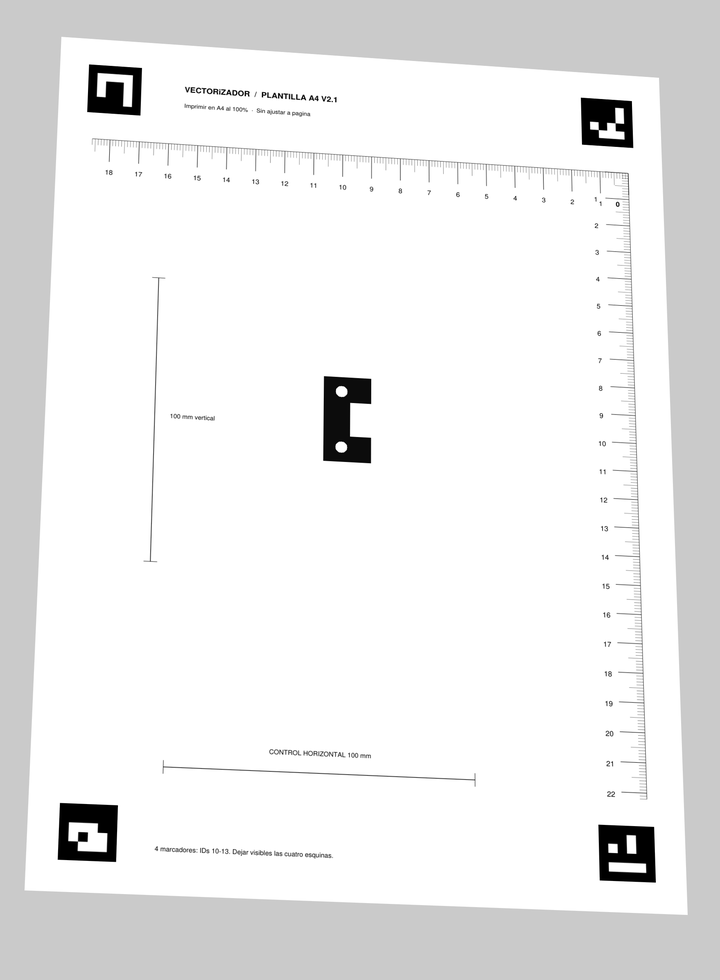
#> input picture ejemplos/Prueba_Plantilla_V2_1_SIMULADA.png, 720 x 980 px, shrunk from 1759 x 2395 before the run
$ python -i escala_reglas.py   (imports and definitions only)
#> lines starting #> are read from the running program, lines starting #| are printed output that depends on the picture; after the words box and inside, x2 and y2 are one past the last pixel; in counts of white or black regions, pixels touching at a corner belong together
#> further down, picture is the input picture: shape (980, 720, 3); min 0, max 255, mean 236.6
"""Lectura alternativa de reglas de 1 cm próximas a dos ejes impresos.

Sin posiciones fijas: localiza líneas base y una retícula perpendicular de marcas;
los resultados se rechazan cuando no hay cadencia y calidad verificables.
No calcula perspectiva ni garantiza medidas físicas exactas.
"""
from __future__ import annotations
import cv2
import numpy as np


def _clusters(items, max_gap=5):
    # Hough puede producir varios bordes de la misma raya: fusionar en grupos.
    groups=[]
    for x,length in sorted(items):
        if groups and x-groups[-1][-1][0]<=max_gap:
            groups[-1].append((float(x),float(length)))
        else:
            groups.append([(float(x),float(length))])
    return [(float(np.median([v for v,_ in group])),float(max(s for _,s in group))) for group in groups]


def _lattice(points, prior=None):
    """Ajusta centímetros completos, penalizando medias marcas de 5 mm."""
    if len(points)<5:return None
    arr=np.array(points,float)
    pos,lens=arr.T
    strong=lens>=max(35.0, float(np.percentile(lens,85))*.73)
    if np.count_nonzero(strong)<4:
        strong=lens>=np.percentile(lens,67)
    sp=pos[strong]
    if len(sp)<4:return None
    proposals=[]
    if prior is not None:
        proposals.extend(np.linspace(prior*.89,prior*1.11,90))
    else:
        for i in range(len(sp)):
            for j in range(i+1,len(sp)):
                distance=sp[j]-sp[i]
                for n in range(1,16):
                    p=distance/n
                    if 34.0<=p<=230.0:proposals.append(p)
    if not proposals:return None
    solutions=[]
    for p in proposals:
        best=None
        for seed in sp:
            k=np.rint((pos-seed)/p).astype(int)
            residual=np.abs(pos-seed-k*p)
            match=residual<max(4.0,.057*p)
            strong_hits=np.count_nonzero(match & strong)
            n=np.unique(k[match]).size
            if strong_hits<3 or n<5:continue
            score=(strong_hits,n,-np.median(residual[match]),p)
            if best is None or score>best[0]:best=(score,k,match)
        if best is None:continue
        _,k,match=best
        if np.ptp(k[match])<5:continue
        try:
            slope,intercept=np.polyfit(k[match],pos[match],1,w=np.sqrt(lens[match]))
        except np.linalg.LinAlgError:continue
        if not (abs(slope-p)/p<.065):continue
        rms=float(np.sqrt(np.mean((slope*k[match]+intercept-pos[match])**2)))
        if rms>max(2.8,.032*p):continue
        # Fit with all points on grid; avoid aliasing half-centimetre ticks.
        residual=np.abs(pos-(intercept+np.rint((pos-intercept)/slope)*slope))
        strong_ok=(residual<max(4.0,.052*p))&strong
        ns=int(np.count_nonzero(strong_ok))
        if ns<4:continue
        ratio=ns/max(1,int(strong.sum()))
        # Count strong marks first, prefer larger spacing among aliases.
        solutions.append((ns,round(ratio,3),-rms,round(slope,5),rms, int(np.count_nonzero(match)),float(slope)))
    if not solutions:return None
    # Prefer large true centimetre spacing when two harmonics explain equally
    # many long marks. This defeats a frequent 5mm/10mm ambiguity.
    max_strong=max(s[0] for s in solutions)
    solutions=[s for s in solutions if s[0]>=max_strong-1]
    solutions.sort(key=lambda s:(s[1],s[0],s[6],s[2]),reverse=True)
    best=solutions[0]
    return {'periodo_px_cm':round(float(best[6]),4),'marcas':best[5],
            'marcas_fuertes':best[0],'error_px':round(best[4],3)}


def calibracion_reglas_generica(imagen,bbox=None):
    fail={'estado':'no_fiable','metodo':'reglas_sin_reticula',
          'descripcion':'No se identificó una secuencia fiable de marcas de 1 cm.',
          'px_mm_x':None,'px_mm_y':None,'afin_automatica':None}
    gray=cv2.cvtColor(imagen,cv2.COLOR_BGR2GRAY)
    h,w=gray.shape;unit=min(h,w)
#> after `h, w = gray.shape`: h = 980; w = 720
#> after `unit = min(h, w)`: unit = 720
    edges=cv2.Canny(gray,50,150)
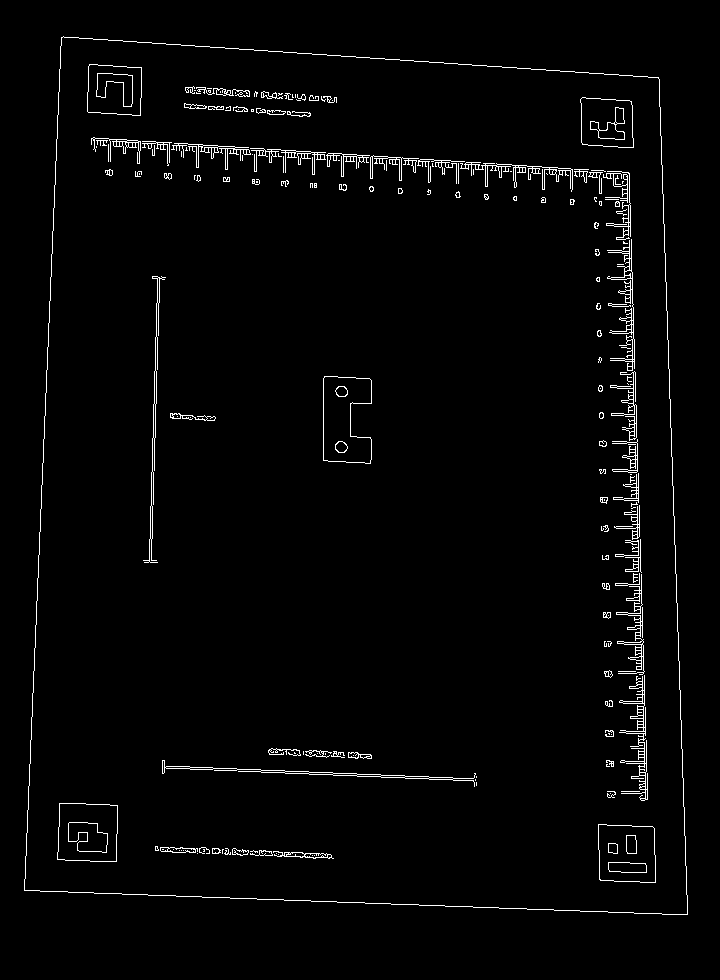
#> edges: shape (980, 720); 2.1% white in thin lines or dots, all inside (x1, y1, x2, y2) = (24, 36, 688, 915)
    large=cv2.HoughLinesP(edges,1,np.pi/360,threshold=65,
                         minLineLength=max(120,round(unit*.16)),maxLineGap=14)
#> large = 48 rows, first 6: [658, 77, 687, 914], [24, 890, 61, 37], [176, 896, 686, 914], [642, 672, 645, 799], [63, 36, 650, 77], [629, 222, 639, 797]
    if large is None:return fail
    # Baselines H/V en cualquier cuadrante: debe haber una intersección
    # geométrica cercana y gran longitud en ambos ejes.
    hb=[];vb=[]
    for x1,y1,x2,y2 in large[:,0]:
        dx,dy=abs(x2-x1),abs(y2-y1)
        if dx>.38*unit and dy<=max(6,dx*.045):
            hb.append((dx,(y1+y2)/2,min(x1,x2),max(x1,x2)))
        if dy>.38*unit and dx<=max(6,dy*.045):
            vb.append((dy,(x1+x2)/2,min(y1,y2),max(y1,y2)))
#> this loop made 48 passes
#> (x1, y1, x2, y2, dx, dy) on passes 1 to 12: (658, 77, 687, 914, 29, 837), (24, 890, 61, 37, 37, 853), (176, 896, 686, 914, 510, 18), (642, 672, 645, 799, 3, 127), (63, 36, 650, 77, 587, 41), (629, 222, 639, 797, 10, 575), (91, 144, 629, 177, 538, 33), (91, 141, 629, 174, 538, 33), (637, 487, 642, 800, 5, 313), (634, 405, 641, 800, 7, 395), (635, 372, 640, 571, 5, 199), (156, 142, 621, 171, 465, 29)
#> after the loop, hb = [(510, 905, 176, 686), (293, 774, 182, 475), (293, 772, 180, 473)]; vb = [(837, 672.5, 77, 914), (853, 42.5, 37, 890), (575, 634, 222, 797), (313, 639.5, 487, 800), (395, 637.5, 405, 800), (621, 632.5, 172, 793), (621, 629.5, 172, 793), (323, 633.5, 470, 793), (621, 627.5, 172, 793), (519, 624.5, 184, 703), (429, 620.5, 171, 600)]
    if not hb or not vb:return fail
    # Longest baselines can be paper borders or ruler guides; use closest
    # physically intersecting pair whose ticks can be validated afterwards.
    hb=sorted(hb,reverse=True)[:15];vb=sorted(vb,reverse=True)[:20]
#> after `vb = sorted(vb, reverse=True)[:20]`: vb = [(853, 42.5, 37, 890), (837, 672.5, 77, 914), (621, 632.5, 172, 793), (621, 629.5, 172, 793), (621, 627.5, 172, 793), (575, 634, 222, 797), (519, 624.5, 184, 703), (429, 620.5, 171, 600), (395, 637.5, 405, 800), (323, 633.5, 470, 793), (313, 639.5, 487, 800)]
    candidates=[]
    for _,hy,xmin,xmax in hb[:8]:
        for _,vx,ymin,ymax in vb[:12]:
            if (xmin-.26*unit<=vx<=xmax+.26*unit and ymin-.26*unit<=hy<=ymax+.26*unit and
                0<=vx<w and 0<=hy<h):
                candidates.append((hy,vx))
#> this loop made 3 passes
#> (hy, xmin, xmax) on passes 1 to 3: (905, 176, 686), (774, 182, 475), (772, 180, 473)
#> after the loop, candidates = 29 pairs, first value 772 to 905, second value 42.5 to 672.5
    if not candidates:return fail
    ticks=cv2.HoughLinesP(edges,1,np.pi/360,threshold=18,
                         minLineLength=max(27,round(unit*.026)),maxLineGap=7)
#> ticks = 127 rows, first 6: [658, 77, 679, 682], [24, 890, 61, 37], [62, 37, 216, 47], [638, 480, 641, 594], [512, 165, 588, 169], [635, 438, 644, 800]
    if ticks is None:return fail
    seen=set()
    for hy,vx in candidates:
        # Avoid expensive repeated Hough candidate comparisons.
        key=(round(hy/15),round(vx/15))
        if key in seen:continue
        seen.add(key)
        raw_x,raw_y=[],[]
        for x1,y1,x2,y2 in ticks[:,0]:
            dx,dy=abs(x2-x1),abs(y2-y1)
            mx=(x1+x2)/2;my=(y1+y2)/2
            if (dx<max(4,dy*.045) and dy>=unit*.029 and
                min(abs(y1-hy),abs(y2-hy))<unit*.045 and abs(mx-vx)>unit*.085 and
                abs(mx-vx)<unit*1.0):
                raw_x.append((mx,dy))
            if (dy<max(4,dx*.045) and dx>=unit*.029 and
                min(abs(x1-vx),abs(x2-vx))<unit*.045 and abs(my-hy)>unit*.085 and
                abs(my-hy)<unit*1.0):
                raw_y.append((my,dx))
        # Distance from spine may be in either direction; avoid spurious
        # patterns on the far side by evaluating both sides separately.
        for xsign in (-1,1):
            for ysign in (-1,1):
                xs=_clusters([(p,l) for p,l in raw_x if (p-vx)*xsign>0])
                ys=_clusters([(p,l) for p,l in raw_y if (p-hy)*ysign>0])
                xfit=_lattice(xs)
                if not xfit or xfit['marcas_fuertes']<4:continue
                yfit=_lattice(ys,prior=xfit['periodo_px_cm'])
                if yfit is None or yfit['marcas']<5:continue
                px=xfit['periodo_px_cm']/10
                py=yfit['periodo_px_cm']/10
                if (not(.8<px<50 and .8<py<50) or
                    abs(px-py)/max(px,py)>.22):continue
                confidence=(xfit['marcas_fuertes']+yfit['marcas_fuertes'],
                            xfit['marcas']+yfit['marcas'])
                details={'estado':'estimada','metodo':'reticula_reglas_1cm',
                    'descripcion':'Marcas de 1 cm reconocidas en ambos ejes. Escala estimada sin corregir perspectiva; comprueba dimensiones.',
                    'px_mm_x':round(px,5),'px_mm_y':round(py,5),'afin_automatica':None,
                    'calidad':{'eje_x':xfit,'eje_y':yfit}}
                if 'best' not in locals() or confidence>best[0]:best=(confidence,details)
#> this loop made 29 passes
#> (hy, vx, key) on passes 1 to 12: (905, 42.5, (60, 3)), (905, 672.5, (60, 45)), (905, 632.5, (60, 42)), (905, 629.5, (60, 42)), (905, 627.5, (60, 42)), (905, 634, (60, 42)), (905, 637.5, (60, 42)), (905, 633.5, (60, 42)), (905, 639.5, (60, 43)), (774, 42.5, (52, 3)), (774, 632.5, (52, 42)), (774, 629.5, (52, 42))
#> after the loop, seen = 12 items
    return best[1] if 'best' in locals() else fail

>>> import cv2
>>> picture = cv2.imread('../ejemplos/Prueba_Plantilla_V2_1_SIMULADA.png')
>>> result = calibracion_reglas_generica(picture)
#> result = 6 items

$ run again, on ejemplos/Prueba_Plantilla_V2_SIMULADA.png
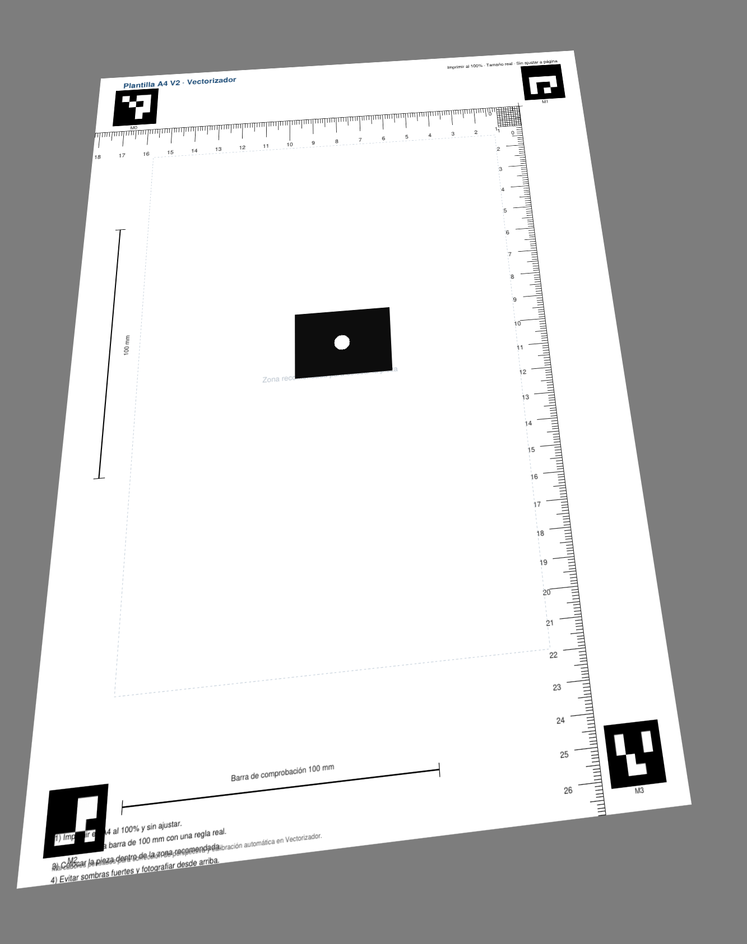
#> input picture ejemplos/Prueba_Plantilla_V2_SIMULADA.png, 747 x 944 px, shrunk from 1333 x 1684 before the run
#> picture is the input picture: shape (944, 747, 3); mean B, G, R 201, 201, 201
#> in calibracion_reglas_generica, `edges=cv2.Canny(gray,50,150)`:
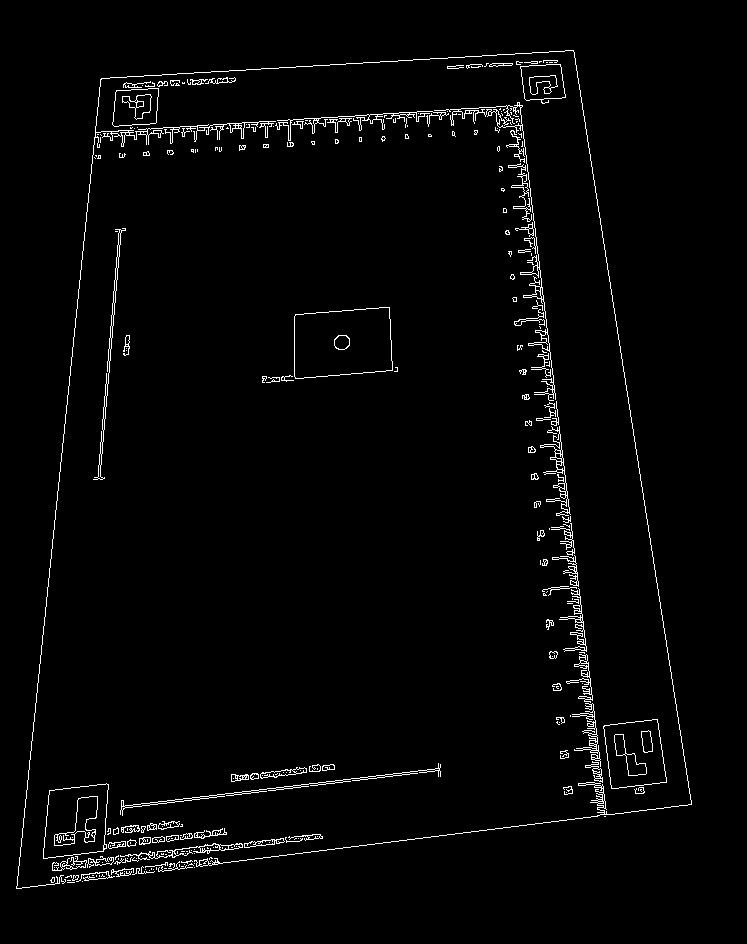
#> edges: shape (944, 747); 2.2% white in thin lines or dots, all inside (x1, y1, x2, y2) = (16, 50, 692, 889)
#> large = 44 rows, first 6: [16, 887, 101, 78], [573, 50, 688, 781], [517, 102, 604, 816], [96, 132, 458, 110], [519, 102, 607, 814], [109, 876, 687, 805]
#> the loop in calibracion_reglas_generica, `for x1,y1,x2,y2 in large[:,0]:` made 44 passes
#> (x1, y1, x2, y2, dx, dy) on passes 1 to 8: (16, 887, 101, 78, 85, 809), (573, 50, 688, 781, 115, 731), (517, 102, 604, 816, 87, 714), (96, 132, 458, 110, 362, 22), (519, 102, 607, 814, 88, 712), (109, 876, 687, 805, 578, 71), (512, 106, 599, 815, 87, 709), (519, 103, 606, 814, 87, 711)
#> after the loop in calibracion_reglas_generica, `for x1,y1,x2,y2 in large[:,0]:`: hb = []
#> result = 6 items
